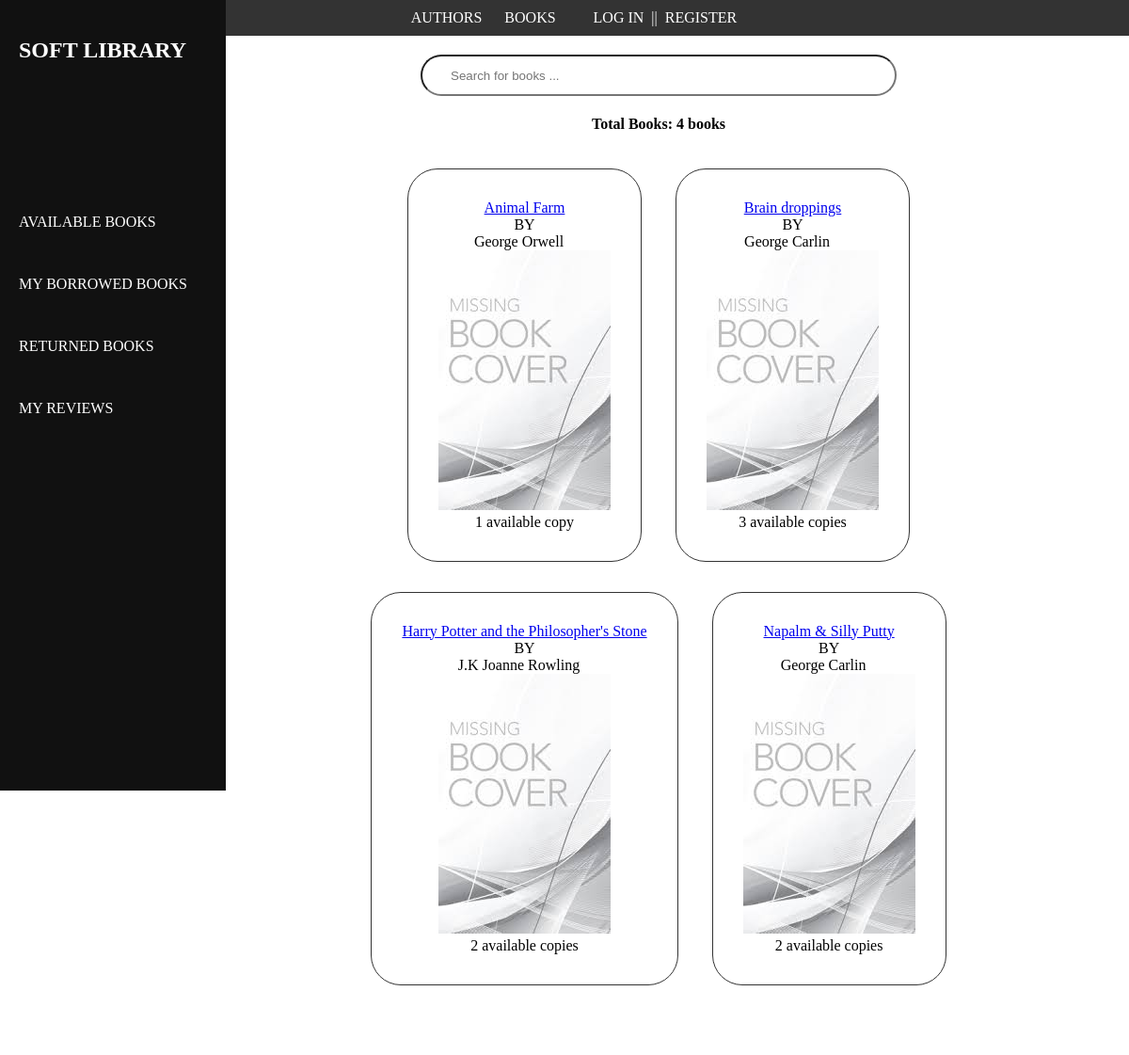
The page / on the database its author committed.
### base/models.py (models this page shows, shortened)
class Book(models.Model):
    title = models.CharField(max_length=250)
    author = models.ManyToManyField(Author)
    date = models.DateTimeField(auto_now_add=True)
    awards = models.ManyToManyField(to=AuthorAward, blank=True)
    summary = models.TextField(null=True, blank=True)
    ISBN = models.IntegerField()
    category = models.CharField(max_length=250, help_text="Enter the book genre")
    publisher = models.CharField(max_length=250, help_text="Enter the publication company")
    published = models.DateTimeField(help_text="Enter the published date")
    book_image = models.ImageField(upload_to='images/', blank=True, null=True, default='book.jpeg')

class Author(models.Model):
    first_name = models.CharField(max_length=250)
    middle_name = models.CharField(max_length=250, blank=True, null=True)
    last_name = models.CharField(max_length=250)
    gender = models.CharField(max_length=10, choices=gender_choices)
    bio = models.TextField()
    date_of_birth = models.DateField()
    date_of_death = models.DateField(blank=True, null=True)
    awards = models.ManyToManyField(to=AuthorAward, blank=True)
    author_image = models.ImageField(upload_to='images/', blank=True, null=True, default='user.png')
    class Meta:
        ordering = ['first_name', 'middle_name', 'last_name', 'gender']
    def __str__(self):
        return f"{self.first_name} {self.middle_name if self.middle_name else ''} {self.last_name}"

### base/views.py (the view)
# urls.py: path('', views.home_page, name='index'),
def home_page(request):
    param: str = request.GET.get('q') if request.GET.get('q') else ''
    if param.__contains__('by'):
        param = param.split('by')[0].strip()
    all_books = models.Book.objects.filter(title__icontains=param).order_by('title').distinct()
    books_with_available_copies = [(book, book.copies.filter(status='A').count()) for book in all_books if
                                   book.copies.filter(status='A').count() > 0]
    number_of_books = len(books_with_available_copies)
    context = {'available_copies': books_with_available_copies, 'number_of_books': number_of_books}
    return render(request, 'base/index.html', context)

### base/templates/base/index.html
{% extends "base/base.html" %}
{% block content %}
    <form action="{% url 'base:index' %}" method="get">
        <label>
            <input placeholder="Search for books ... " type="text" name="q" style="width: 50%;height: 40px;border-radius: 2rem;padding: 0 30px 0 30px">
        </label>
    </form>
    <div>
        <h4>Total Books: {{ number_of_books }} books<h4>
    </div>
    <div>
        {% for available_book,number in available_copies %}
            <div style="border: 1px solid #333333;margin: 1rem;padding: 2rem;display: inline-block;border-radius: 2rem">
                <a href="{% url 'base:about_book' available_book.id %}">{{ available_book.title }}</a><br>
                BY<br>
                {% for author in available_book.author.all %}
                    {{ author }}
                {% endfor %}
                &nbsp;&nbsp;<br>
            <a href="{% url 'base:about_book' available_book.id %}"><img src="{{ available_book.book_image.url }}" alt=""></a>
            <br>
            {{ number }}
                {% if number == 1 %}
                    available copy
                {% else %}
                    available copies
                {% endif %}
            </div>
        {% empty %}
            <p>No Available Books</p>
        {% endfor %}
    </div>
{% endblock %}

### rows shown on the page
Book: title "Animal Farm", book_image (picture), number "1", shows "available copy"
Author: first_name+middle_name+last_name "George Orwell"
Book: title "Brain droppings", book_image (picture), number "3", shows "available copies"
Author: first_name+middle_name+last_name "George Carlin"
Book: title "Harry Potter and the Philosopher's Stone", book_image (picture), number "2", shows "available copies"
Author: first_name+middle_name+last_name "J.K Joanne Rowling"
Book: title "Napalm & Silly Putty", book_image (picture), id "2", shows "available copies"

### other values the page prints
{{ number_of_books }} "4"
